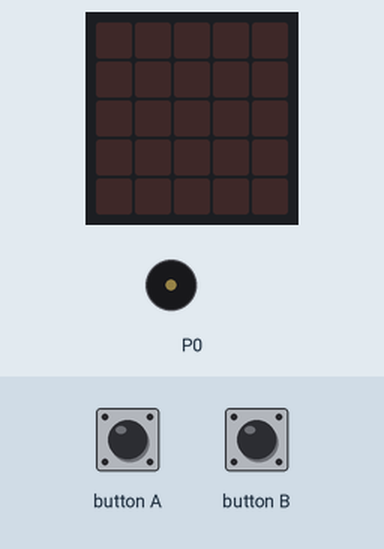
Simulated run of this program. Board: BBC micro:bit (MakeCode). Parts: the board's 5×5 LED display, buzzer (waves = sounding). Inputs (shaded band) come from the test bench. A reset restarts the program; random numbers come from a fixed seed.

Above: at 1.2 s.
1.3 s: button A pressed for 0.15 s
At 1.8 s:
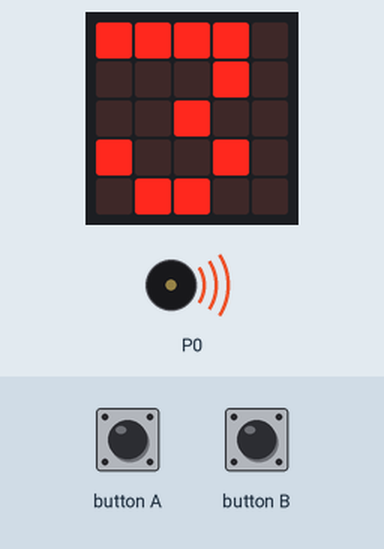
4.3 s: button B pressed for 0.15 s
At 5.4 s:
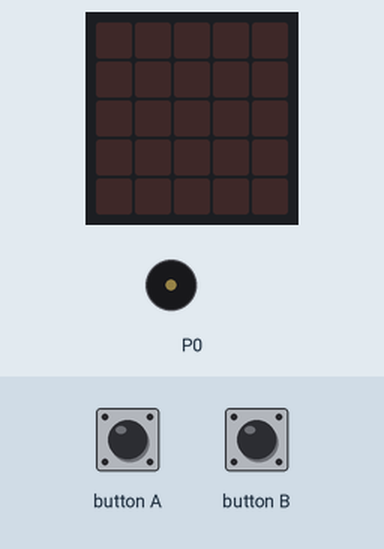
5.9 s: button A pressed for 0.15 s
At 6.26 s:
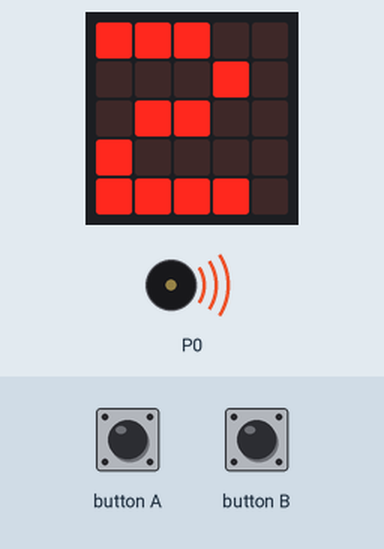
Timing chart, 0 to 14.9 s (numbered marks = the images above; inputs shaded):
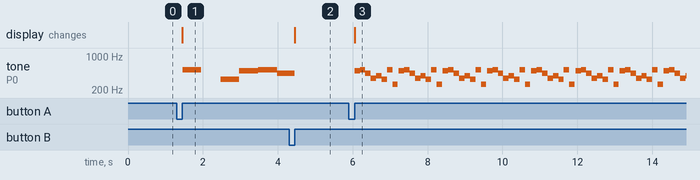

Measured:
- after the input at 1.3 s, tone on P0: plays 523 Hz for 0.50 s, 330 Hz for 0.51 s, 494 Hz for 0.51 s, 523 Hz for 0.51 s, 440 Hz for 0.31 s, starting after 0.16 s; the display: changes after 0.15 s (image 1)
- after the input at 4.3 s, the display: changes after 0.15 s (image 2)
- after the input at 5.9 s, tone on P0: silent → 494 Hz after 0.15 s, then repeats every 1.2 s: 523 Hz 0.15 s, 440 Hz 0.15 s, 349 Hz 0.15 s, 392 Hz 0.15 s, 330 Hz 0.15 s, 523 Hz 0.15 s, 262 Hz 0.14 s, silent 0.03 s, 494 Hz 0.15 s; the display: changes after 0.15 s (image 3)

The program:

main.ts
```typescript
let nummer = 0
input.onButtonPressed(Button.A, function () {
    nummer = randint(1, 9)
    basic.showNumber(nummer)
})
input.onButtonPressed(Button.B, function () {
    control.reset()
})
basic.forever(function () {
    if (nummer == 7) {
        music.playMelody("G F A G B A C5 B ", 400)
    }
})
basic.forever(function () {
    if (nummer == 1) {
        music.playMelody("G F G A - F E D ", 130)
    }
})
basic.forever(function () {
    if (nummer == 6) {
        music.playMelody("D F G A G A C5 B ", 120)
    }
})
basic.forever(function () {
    if (nummer == 2) {
        music.playMelody("B C5 A F G E C5 C ", 420)
    }
})
basic.forever(function () {
    if (nummer == 8) {
        music.playMelody("E D G F B A C5 B ", 400)
    }
})
basic.forever(function () {
    if (nummer == 9) {
        music.playMelody("F - E B C5 A - B ", 520)
    }
})
basic.forever(function () {
    if (nummer == 3) {
        music.playMelody("C5 - E B C5 A F - ", 120)
    }
})
basic.forever(function () {
    if (nummer == 4) {
        music.playMelody("C - C - C - E - ", 120)
        music.playMelody("E - C - C C A - ", 120)
        music.playMelody("C5 C - F - C E C5 ", 120)
        music.playMelody("- C - E - C C - ", 120)
    }
})
basic.forever(function () {
    if (nummer == 5) {
        music.playMelody("E B C5 A B G A F ", 128)
    }
})
```

test.ts
```typescript
// tests gaan hier; deze zal niet worden gecompileerd wanneer dit pakket wordt gebruikt als extensie.
```
